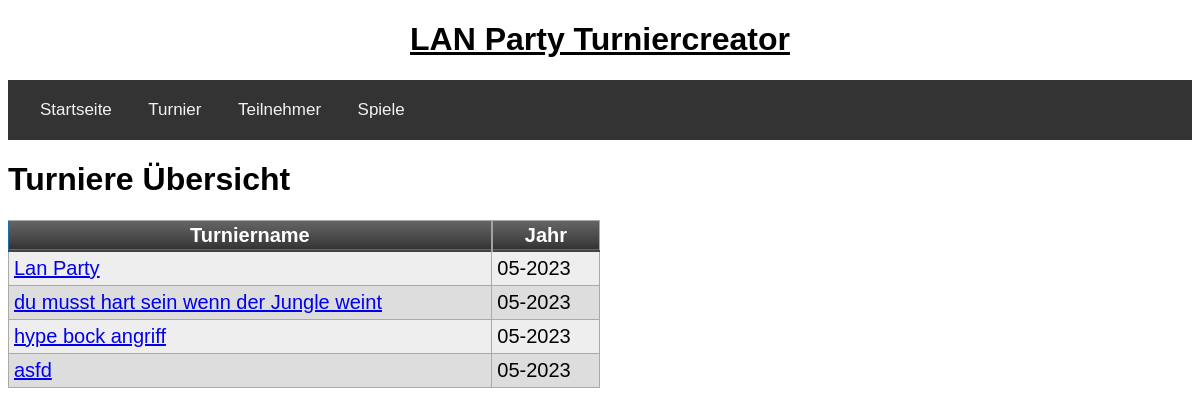
/turniere, run on an earlier commit of the app's database.
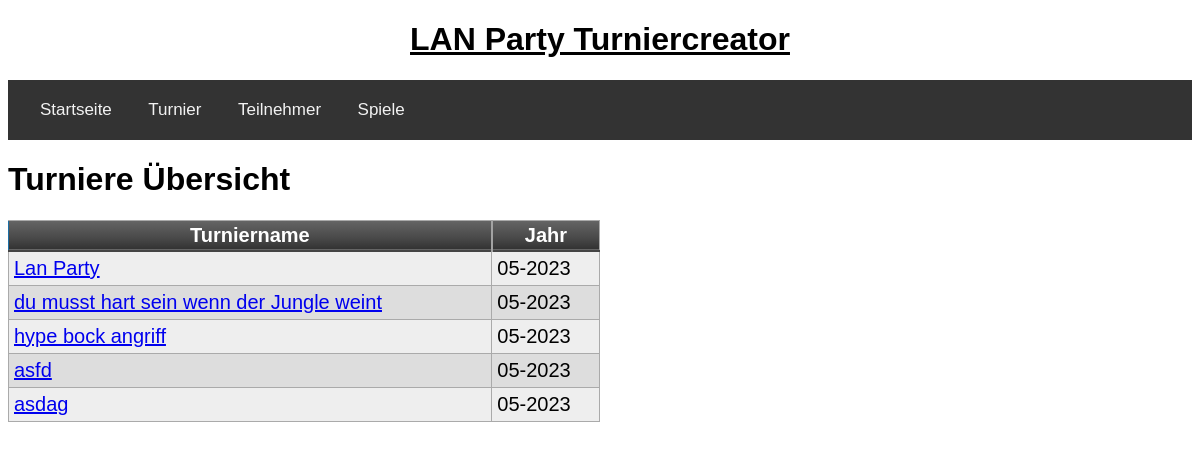
And on a later commit of the database.
### tables this page shows
CREATE TABLE turnier(turnierid integer primary key autoincrement, name text, jahr date default (strftime('%m-%Y')), teilnehmer text, sieger integer);

### app/routes.py (the view)
@app.route('/turniere')
def turniere():
	turniere = get_turniere()
	return render_template('turniere.html', title="Turniere", turniere=turniere)

### app/db/db.py (called while the page is built)
def get_turniere():
	query = 'select * from turnier;'
	return execute_select_query(query)

def execute_select_query(query):
	try:
		cursor.execute(query)
		return cursor.fetchall()
	except sqlite3.IntegrityError as e:
		return "Integrity Error: " + str(e)
	connection.close()

### app/templates/turniere.html
{% extends "base.html" %}
{% block app_content %}
    <h1>Turniere Übersicht</h1>
        <table class="myTable">
        <thead>
            <tr>
                <th>Turniername</th>
                <th>Jahr</th>
            </tr>
        </thead>
    {% for turnier in turniere %}
        <tr>
            <td><a href="{{ url_for("turnier", turnierid=turnier[0]) }}">{{ turnier[1] }}</a></td>
            <td>{{ turnier[2] }}</td>
        </tr>
    {% endfor %}
    </table>
{% endblock %}

What changed in the data, as far as the page shows it:
added turnier: name "asdag", jahr "05-2023"
